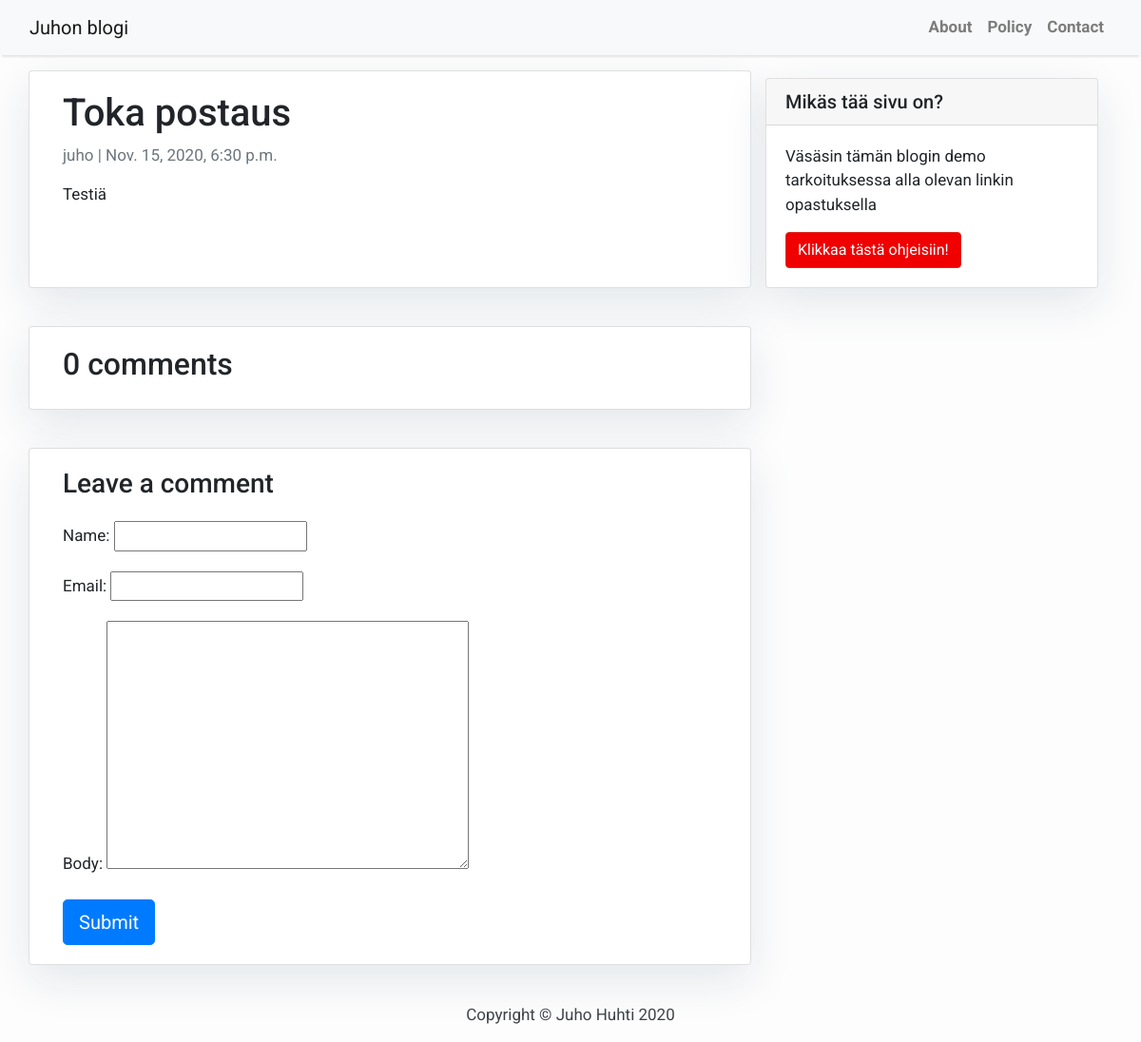
The page /toka-postaus/ on the database its author committed.
### blog/models.py (models this page shows, shortened)
class Post(models.Model):
    title = models.CharField(max_length=200, unique=True)
    slug = models.SlugField(max_length=200, unique=True)
    author = models.ForeignKey(User, on_delete= models.CASCADE,related_name='blog_posts')
    updated_on = models.DateTimeField(auto_now= True)
    content = models.TextField()
    created_on = models.DateTimeField(auto_now_add=True)
    status = models.IntegerField(choices=STATUS, default=0)
    class Meta:
        ordering = ['-created_on']

### blog/views.py (the view)
# urls.py: path('<slug:slug>/', views.post_detail, name='post_detail'),
def post_detail(request, slug):
    template_name = 'post_detail.html'
    post = get_object_or_404(Post, slug=slug)
    comments = post.comments.filter(active=True)
    new_comment = None
    if request.method == 'POST':
        comment_form = CommentForm(data=request.POST)
        if comment_form.is_valid():
            new_comment = comment_form.save(commit=False)
            new_comment.post = post
            new_comment.save()
    else:
        comment_form = CommentForm()
    return render(request, template_name, {'post': post,
                                           'comments': comments,
                                           'new_comment': new_comment,
                                           'comment_form': comment_form})

### blog/forms.py
class CommentForm(forms.ModelForm):
    class Meta:
        model = Comment
        fields = ('name', 'email', 'body')

### templates/post_detail.html (shortened to what this page needs)
{% extends 'base.html' %} {% block content %}
<div class="container">
  <div class="row">
    <div class="col-md-8 card mb-4 mt-3 left top">
      <div class="card-body">
        <h1>{% block title %} {{ post.title }} {% endblock title %}</h1>
        <p class="text-muted">{{ post.author }} | {{ post.created_on }}</p>
        <p class="card-text">{{ post.content | safe }}</p>
      </div>
    </div>
    {% block sidebar %} {% include 'sidebar.html' %} {% endblock sidebar %}
    <div class="col-md-8 card mb-4 mt-3">
      <div class="card-body">
        <h2>{{ comments.count }} comments</h2>
      </div>
    </div>
    <div class="col-md-8 card mb-4 mt-3">
      <div class="card-body">
        {% if new_comment %}
        <div class="alert alert-success" role="alert">
          Your comment is awaiting moderation
        </div>
        {% else %}
        <h3>Leave a comment</h3>
        <form method="post" style="margin-top: 1.3em">
          {{ comment_form.as_p }} {% csrf_token %}
          <button type="submit" class="btn btn-primary btn-lg">Submit</button>
        </form>
        {% endif %}
      </div>
    </div>
  </div>
</div>
{% endblock content %}

### templates/base.html (style rules this page uses)
body { font-family: "Roboto", sans-serif; font-size: 17px; background-color: #fdfdfd; }

### templates/sidebar.html (style rules this page uses)
.card { box-shadow: 0 16px 48px #e3e7eb; }

### rows shown on the page
Post: title "Toka postaus", author "juho", created_on "Nov. 15, 2020, 6:30 p.m.", content "Testiä"

### other values the page prints
{{ comments.count }} "0"
